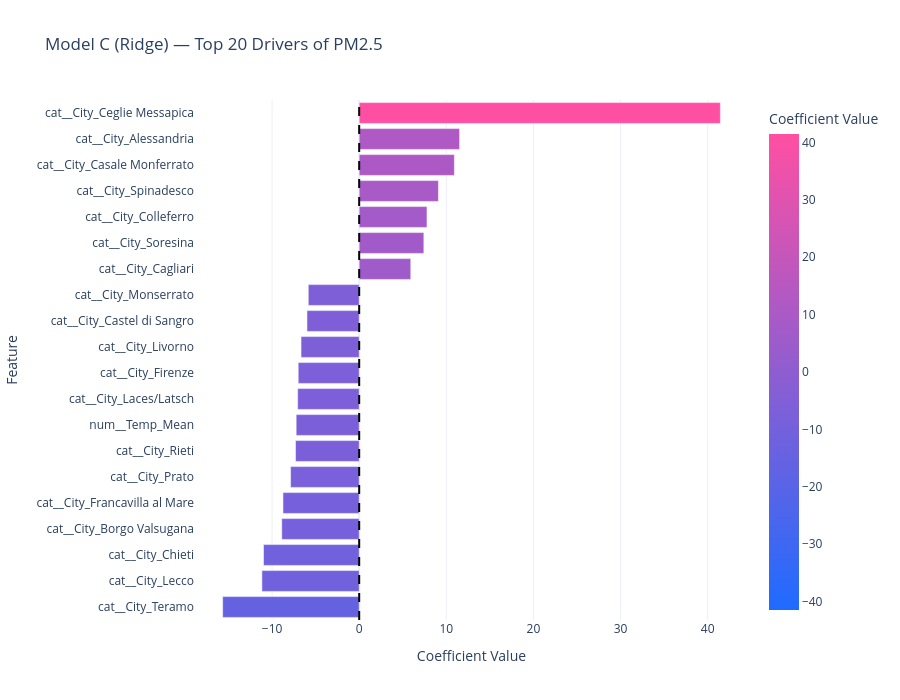

Notebook code for this chart:
### Markdown cell above
### Model C — Coefficient Analysis

To interpret the Ridge model, we retrain it on the full dataset and extract the learned coefficients.

Each coefficient represents:
- **Positive value** → increases predicted PM2.5
- **Negative value** → decreases predicted PM2.5
- **Bigger coefficients** → stronger effect

Features are ranked by their impact to identify the most important drivers.

### Code cell
# 3. Full Retrain and Coefficient Analysis
ridge_full = clone(ridge_pipe)
ridge_full.fit(X_c, y)

feat_names_c = ridge_full.named_steps["preprocess"].get_feature_names_out()
coef_values = ridge_full.named_steps["model"].coef_

coef_df = pd.DataFrame({
    "feature": feat_names_c,
    "coef": coef_values
})
coef_df["abs_coef"] = coef_df["coef"].abs()
coef_df = coef_df.sort_values(by="abs_coef", ascending=False)

# Visualization
top20_coef = coef_df.head(20).sort_values("coef")
max_abs = top20_coef["coef"].abs().max()

fig_c = px.bar(
    top20_coef,
    x="coef",
    y="feature",
    orientation="h",
    color="coef",
    color_continuous_scale=[
        [0.0, "#1f6bff"],
        [1.0, "#ff4fa3"],
    ],
    title="Model C (Ridge) — Top 20 Drivers of PM2.5",
    labels={"coef": "Coefficient Value", "feature": "Feature"}
)

fig_c.update_layout(
    template="plotly_white",
    paper_bgcolor="rgba(0,0,0,0)",
    plot_bgcolor="rgba(0,0,0,0)",
    height=700
)
fig_c.update_coloraxes(cmin=-max_abs, cmax=max_abs)
fig_c.add_vline(x=0, line_dash="dash", line_color="black")
fig_c.write_image("images/modelc_coefficients.png", scale=2)
fig_c.show()

### Figure 1 — Plotly figure (JSON) as saved in the notebook; plotly's stock layout.template omitted (floating-point values rounded to 4 significant figures)
{"data": [{"hovertemplate": "Coefficient Value=%{marker.color}<br>Feature=%{y}<extra></extra>", "legendgroup": "", "marker": {"color": [-15.67, -11.17, -10.98, -8.888, -8.748, -7.874, -7.306, -7.234, -7.064, -6.997, -6.675, -5.994, -5.842, 5.919, 7.423, 7.78, 9.096, 10.93, 11.53, 41.46], "coloraxis": "coloraxis", "pattern": {"shape": ""}}, "name": "", "orientation": "h", "showlegend": false, "textposition": "auto", "x": [-15.67, -11.17, -10.98, -8.888, -8.748, -7.874, -7.306, -7.234, -7.064, -6.997, -6.675, -5.994, -5.842, 5.919, 7.423, 7.78, 9.096, 10.93, 11.53, 41.46], "xaxis": "x", "y": ["cat__City_Teramo", "cat__City_Lecco", "cat__City_Chieti", "cat__City_Borgo Valsugana", "cat__City_Francavilla al Mare", "cat__City_Prato", "cat__City_Rieti", "num__Temp_Mean", "cat__City_Laces/Latsch", "cat__City_Firenze", "cat__City_Livorno", "cat__City_Castel di Sangro", "cat__City_Monserrato", "cat__City_Cagliari", "cat__City_Soresina", "cat__City_Colleferro", "cat__City_Spinadesco", "cat__City_Casale Monferrato", "cat__City_Alessandria", "cat__City_Ceglie Messapica"], "yaxis": "y", "type": "bar"}], "layout": {"xaxis": {"anchor": "y", "domain": [0.0, 1.0], "title": {"text": "Coefficient Value"}}, "yaxis": {"anchor": "x", "domain": [0.0, 1.0], "title": {"text": "Feature"}}, "coloraxis": {"colorbar": {"title": {"text": "Coefficient Value"}}, "colorscale": [[0.0, "#1f6bff"], [1.0, "#ff4fa3"]], "cmin": -41.46, "cmax": 41.46}, "legend": {"tracegroupgap": 0}, "title": {"text": "Model C (Ridge) — Top 20 Drivers of PM2.5"}, "barmode": "relative", "paper_bgcolor": "rgba(0,0,0,0)", "plot_bgcolor": "rgba(0,0,0,0)", "height": 700, "shapes": [{"line": {"color": "black", "dash": "dash"}, "type": "line", "x0": 0, "x1": 0, "xref": "x", "y0": 0, "y1": 1, "yref": "y domain"}]}}
